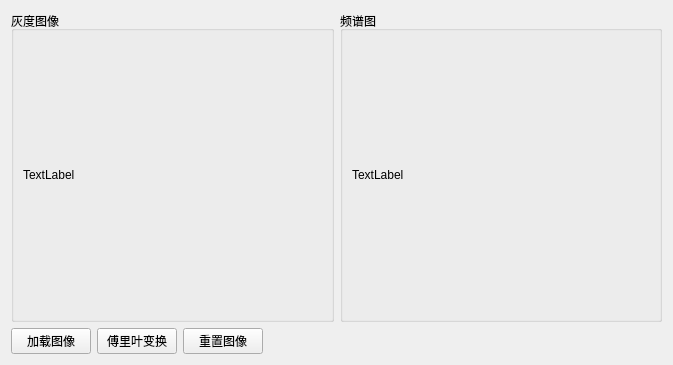
<?xml version="1.0" encoding="UTF-8"?>
<ui version="4.0">
 <class>Widget</class>
 <widget class="QWidget" name="Widget">
  <property name="geometry">
   <rect>
    <x>0</x>
    <y>0</y>
    <width>673</width>
    <height>365</height>
   </rect>
  </property>
  <property name="windowTitle">
   <string>Widget</string>
  </property>
  <layout class="QGridLayout" name="gridLayout">
   <item row="0" column="0">
    <widget class="QGroupBox" name="groupBox">
     <property name="sizePolicy">
      <sizepolicy hsizetype="Expanding" vsizetype="Expanding">
       <horstretch>0</horstretch>
       <verstretch>0</verstretch>
      </sizepolicy>
     </property>
     <property name="title">
      <string>灰度图像</string>
     </property>
     <layout class="QVBoxLayout" name="verticalLayout">
      <item>
       <widget class="QLabel" name="lbl_grayPic">
        <property name="text">
         <string>TextLabel</string>
        </property>
       </widget>
      </item>
     </layout>
    </widget>
   </item>
   <item row="0" column="1">
    <widget class="QGroupBox" name="groupBox_2">
     <property name="sizePolicy">
      <sizepolicy hsizetype="Expanding" vsizetype="Expanding">
       <horstretch>0</horstretch>
       <verstretch>0</verstretch>
      </sizepolicy>
     </property>
     <property name="title">
      <string>频谱图</string>
     </property>
     <layout class="QVBoxLayout" name="verticalLayout_2">
      <item>
       <widget class="QLabel" name="lbl_dftPic">
        <property name="text">
         <string>TextLabel</string>
        </property>
       </widget>
      </item>
     </layout>
    </widget>
   </item>
   <item row="1" column="0" colspan="2">
    <layout class="QHBoxLayout" name="horizontalLayout">
     <item>
      <widget class="QPushButton" name="btn_loadPic">
       <property name="text">
        <string>加载图像</string>
       </property>
      </widget>
     </item>
     <item>
      <widget class="QPushButton" name="btn_DftCV">
       <property name="text">
        <string>傅里叶变换</string>
       </property>
      </widget>
     </item>
     <item>
      <widget class="QPushButton" name="btn_resetPic">
       <property name="text">
        <string>重置图像</string>
       </property>
      </widget>
     </item>
     <item>
      <spacer name="horizontalSpacer">
       <property name="orientation">
        <enum>Qt::Horizontal</enum>
       </property>
       <property name="sizeHint" stdset="0">
        <size>
         <width>40</width>
         <height>20</height>
        </size>
       </property>
      </spacer>
     </item>
    </layout>
   </item>
  </layout>
 </widget>
 <resources/>
 <connections/>
</ui>
